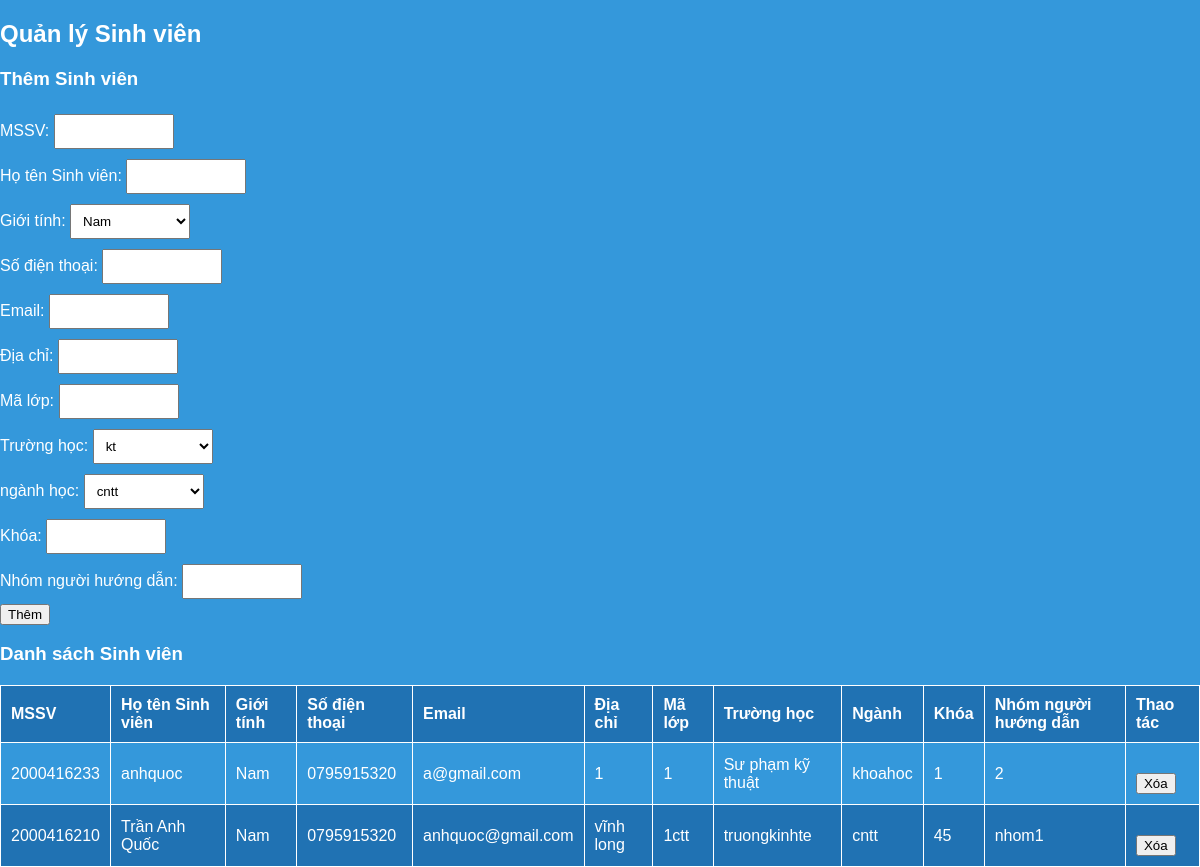
Page /themsv_php.php on the committed database.
### tables this page shows
CREATE TABLE `sinhvien` (
  `mssv` varchar(100) NOT NULL,
  `hotensinhvien` varchar(100) NOT NULL,
  `gioitinh` varchar(100) NOT NULL,
  `sdt` varchar(11) NOT NULL,
  `gmail` varchar(100) NOT NULL,
  `diachi` varchar(100) NOT NULL,
  `malop` varchar(100) NOT NULL,
  `truonghoc` varchar(100) NOT NULL,
  `nganh` varchar(100) NOT NULL,
  `khoa` varchar(100) NOT NULL,
  `nhomnguoihuongdan` varchar(100) NOT NULL,
  `id` int(100) NOT NULL
);

### themsv_php.php (the view, shortened to what this page needs)
<?php
$mysqli = new mysqli('localhost', 'root', '', 'quanlysvtt');
?>
<!DOCTYPE html>
<html lang="en">
<head>
</head>
<body>
    <h2>Quản lý Sinh viên</h2>
    <form method="POST">
        <h3>Thêm Sinh viên</h3>
        <label>MSSV:</label>
        <input type="text" name="mssv" required>
        <br>
        <label>Họ tên Sinh viên:</label>
        <input type="text" name="hotensinhvien" required>
        <br>
        <label>Giới tính:</label>
        <select name="gioitinh" required>
            <option value="Nam">Nam</option>
        </select>
        <br>
        <label>Số điện thoại:</label>
        <input type="text" name="sdt" required>
        <br>
        <label>Email:</label>
        <input type="email" name="gmail" required>
        <br>
        <label>Địa chỉ:</label>
        <input type="text" name="diachi" required>
        <br>
        <label>Mã lớp:</label>
        <input type="text" name="malop" required>
        <br>
        <label>Trường học:</label>
        <select name="truonghoc" required>
            <?php
            $resultTruong = $mysqli->query("SELECT * FROM truong");
            while ($rowTruong = $resultTruong->fetch_assoc()) {
                echo "<option value='{$rowTruong['truonghoc']}'>{$rowTruong['truonghoc']}</option>";
            }
            ?>
        </select>
        <br>
        <label>ngành học:</label>
        <select name="nganh" required>
            <?php
            $resultNganh = $mysqli->query("SELECT * FROM nganh");
            while ($rowNganh = $resultNganh->fetch_assoc()) {
                echo "<option value='{$rowNganh['nganh']}'>{$rowNganh['nganh']}</option>";
            }
            ?>
        </select>
        <br>
        <label>Khóa:</label>
        <input type="text" name="khoa" required>
        <br>
        <label>Nhóm người hướng dẫn:</label>
        <input type="text" name="nhomnguoihuongdan" required>
        <br>
        <button type="submit" name="add">Thêm</button>
    </form>
    <h3>Danh sách Sinh viên</h3>
    <table border="1">
        <tr>
            <th>MSSV</th>
            <th>Họ tên Sinh viên</th>
            <th>Giới tính</th>
            <th>Số điện thoại</th>
            <th>Email</th>
            <th>Địa chỉ</th>
            <th>Mã lớp</th>
            <th>Trường học</th>
            <th>Ngành</th>
            <th>Khóa</th>
            <th>Nhóm người hướng dẫn</th>
            <th>Thao tác</th>
        </tr>
        <?php
        $result = $mysqli->query("SELECT * FROM sinhvien");
        while ($row = $result->fetch_assoc()) {
            echo "<tr>";
            echo "<td>{$row['mssv']}</td>";
            echo "<td>{$row['hotensinhvien']}</td>";
            echo "<td>{$row['gioitinh']}</td>";
            echo "<td>{$row['sdt']}</td>";
            echo "<td>{$row['gmail']}</td>";
            echo "<td>{$row['diachi']}</td>";
            echo "<td>{$row['malop']}</td>";
            echo "<td>{$row['truonghoc']}</td>";
            echo "<td>{$row['nganh']}</td>";
            echo "<td>{$row['khoa']}</td>";
            echo "<td>{$row['nhomnguoihuongdan']}</td>";
            echo "<td>
                    <form method='POST'>
                        <input type='hidden' name='delete_id' value='{$row['id']}'>
                        <button type='submit' name='delete'>Xóa</button>
                    </form>
                  </td>";
            echo "</tr>";
        }
        ?>
    </table>
</body>
</html>

### themsv_php.php (style rules this page uses)
body { background-color: #3498db; color: #ffffff; font-family: Arial, sans-serif; margin: 0; padding: 0; }
table { width: 100%; border-collapse: collapse; margin-top: 20px; }
table, th, td { border: 1px solid #ffffff; }
th, td { padding: 10px; text-align: left; }
th { background-color: #2072b3; }
tr:nth-child(even) { background-color: #3498db; }
tr:nth-child(odd) { background-color: #2072b3; }
form { margin-top: 20px; }
h2 { color: #ffffff; }
input[type="text"], input[type="password"], input[type="email"], select { width: 10%; padding: 8px; margin: 5px 0; box-sizing: border-box; }

### rows in the picture
sinhvien: mssv "2000416233", hotensinhvien "anhquoc", gioitinh "Nam", sdt "0795915320", gmail "a@gmail.com", diachi "1", malop "1", truonghoc "Sư phạm kỹ thuật", nganh "khoahoc", khoa "1", nhomnguoihuongdan "2"
sinhvien: mssv "2000416210", hotensinhvien "Trần Anh Quốc", gioitinh "Nam", sdt "0795915320", gmail "anhquoc@gmail.com", diachi "vĩnh long", malop "1ctt", truonghoc "truongkinhte", nganh "cntt", khoa "45", nhomnguoihuongdan "nhom1"

### other values in the picture
form field truonghoc "kt"
form field nganh "cntt"
